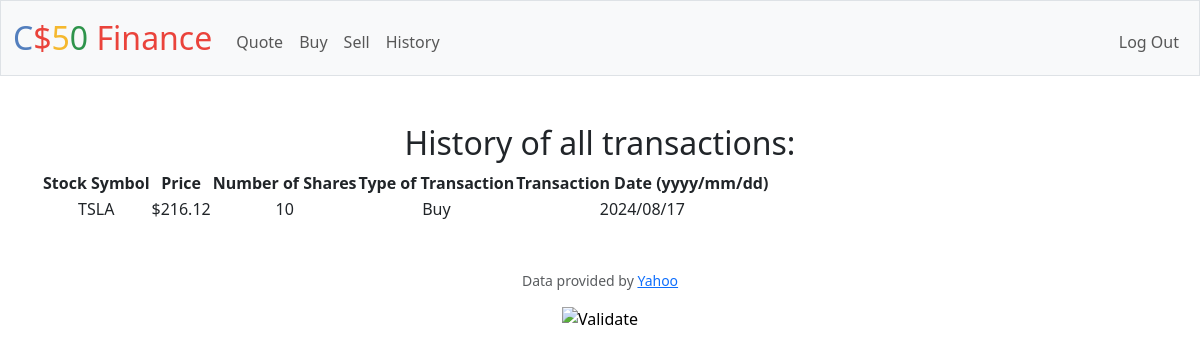
Page /history (signed in) on the earlier database version.
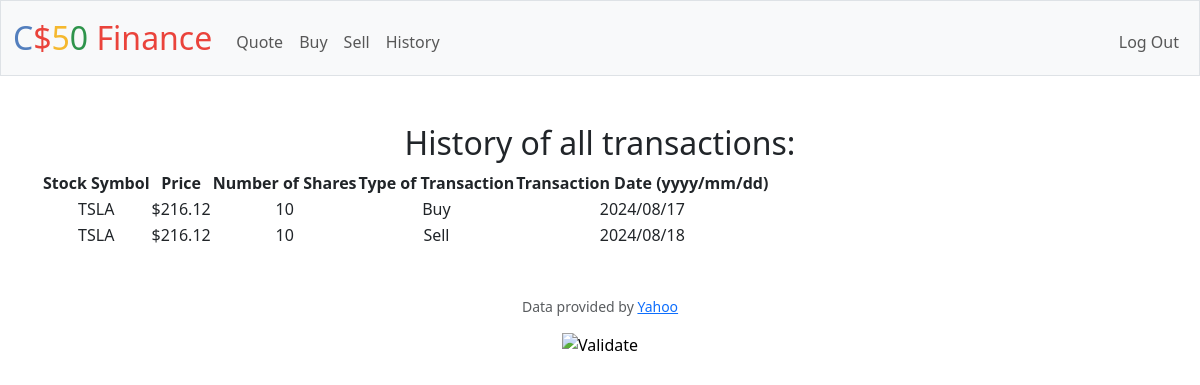
Same page on the later database version.
### tables this page shows
CREATE TABLE histories (
    id INTEGER PRIMARY KEY AUTOINCREMENT NOT NULL,
    user_id INTEGER,
    stock_symbol TEXT,
    transaction_price REAL,
    stock_count INTEGER,
    transaction_type TEXT,
    transaction_date TEXT,
    FOREIGN KEY (user_id) REFERENCES users(id) ON DELETE CASCADE
);

### app.py (the view)
@app.route("/history")
@login_required
def history():
    histories = db.execute("SELECT stock_symbol, transaction_price, stock_count, transaction_type, transaction_date FROM histories WHERE user_id = ?", session["user_id"])
    return render_template("history.html", histories=histories)

### app.py (called while the page is built)
@app.after_request
def after_request(response):
    response.headers["Cache-Control"] = "no-cache, no-store, must-revalidate"
    response.headers["Expires"] = 0
    response.headers["Pragma"] = "no-cache"
    return response

### helpers.py (called while the page is built)
def login_required(f):
    @wraps(f)
    def decorated_function(*args, **kwargs):
        if session.get("user_id") is None:
            return redirect("/login")
        return f(*args, **kwargs)
    return decorated_function

def usd(value):
    return f"${value:,.2f}"

### templates/history.html (shortened to what this page needs)
{% extends "layout.html" %}
{% block main %}
    <h2>History of all transactions:</h2>
    <table>
        <thead>
            <th>Stock Symbol</th>
            <th>Price</th>
            <th>Number of Shares</th>
            <th>Type of Transaction</th>
            <th>Transaction Date (yyyy/mm/dd)</th>
        </thead>
        {% for history in histories %}
            <tr>
                <td>{{ history["stock_symbol"] }}</td>
                <td>{{ history["transaction_price"] | usd }}</td>
                <td>{{ history["stock_count"] }}</td>
                <td>{{ history["transaction_type"] }}</td>
                <td>{{ history["transaction_date"] }}</td>
            </tr>
        {% endfor %}
    </table>
{% endblock %}

### templates/layout.html (shortened to what this page needs)
<!DOCTYPE html>
<html lang="en">
    <head>
        <link href="https://cdn.jsdelivr.net/npm/bootstrap@5.3.3/dist/css/bootstrap.min.css" rel="stylesheet">
        <link href="/static/styles.css" rel="stylesheet">
    </head>
    <body>
        <nav class="bg-light border navbar navbar-expand-md navbar-light">
            <div class="container-fluid">
                <a class="navbar-brand" href="/"><span class="blue">C</span><span class="red">$</span><span class="yellow">5</span><span class="green">0</span> <span class="red">Finance</span></a>
                <div class="collapse navbar-collapse" id="navbar">
                    {% if session["user_id"] %}
                        <ul class="navbar-nav me-auto mt-2">
                            <li class="nav-item"><a class="nav-link" href="/quote">Quote</a></li>
                            <li class="nav-item"><a class="nav-link" href="/buy">Buy</a></li>
                            <li class="nav-item"><a class="nav-link" href="/sell">Sell</a></li>
                            <li class="nav-item"><a class="nav-link" href="/history">History</a></li>
                        </ul>
                        <ul class="navbar-nav ms-auto mt-2">
                            <li class="nav-item"><a class="nav-link" href="/logout">Log Out</a></li>
                        </ul>
                    {% else %}
                        <ul class="navbar-nav ms-auto mt-2">
                            <li class="nav-item"><a class="nav-link" href="/register">Register</a></li>
                            <li class="nav-item"><a class="nav-link" href="/login">Log In</a></li>
                        </ul>
                    {% endif %}
                </div>
            </div>
        </nav>
        <main class="container py-5 text-center">
            {% block main %}{% endblock %}
        </main>
        <footer class="mb-5">
            <p class="mb-3 small text-center text-muted">
                Data provided by <a href="https://finance.yahoo.com/">Yahoo</a>
            </p>
            <form action="https://validator.w3.org/check" class="text-center" enctype="multipart/form-data" method="post" target="_blank">
                <input alt="Validate" src="/static/I_heart_validator.png" type="image">
            </form>
        </footer>
    </body>
</html>

### static/styles.css (style rules this page uses)
nav .navbar-brand { font-size: xx-large; }
nav .navbar-brand .blue { color: #537fbe; }
nav .navbar-brand .red { color: #ea433b; }
nav .navbar-brand .yellow { color: #f5b82e; }
nav .navbar-brand .green { color: #2e944b; }

Differences in the rows shown:
added histories: stock_symbol "TSLA", transaction_price "$216.12", stock_count "10", transaction_type "Sell", transaction_date "2024/08/18"
